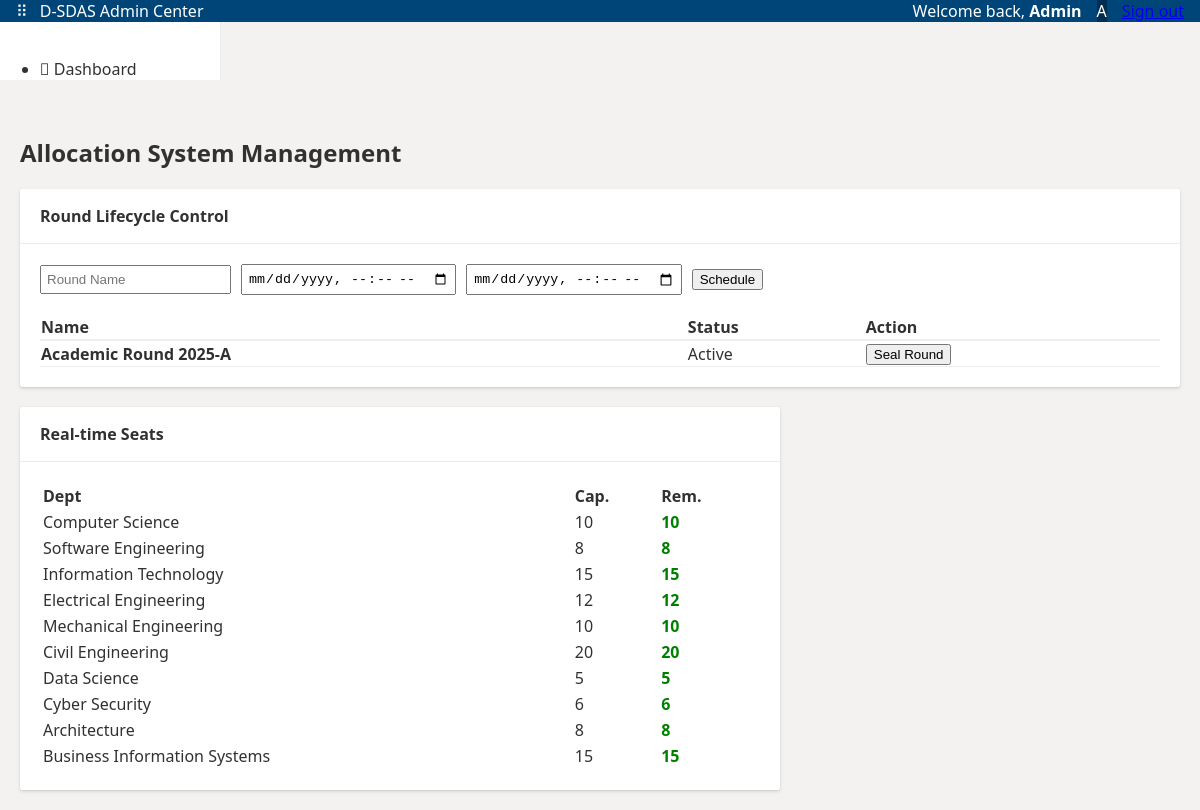
/admin.php (signed in), run on the app's committed database.
### tables this page shows
CREATE TABLE admission_rounds (
    round_id INT AUTO_INCREMENT PRIMARY KEY,
    round_name VARCHAR(50) NOT NULL,  
    start_time DATETIME NOT NULL,
    end_time DATETIME NOT NULL,
    status ENUM('scheduled', 'active', 'sealed', 'completed') DEFAULT 'scheduled'
);

CREATE TABLE prediction_stats (
    stat_id INT AUTO_INCREMENT PRIMARY KEY,
    dept_id INT,
    historical_cutoff_rank INT,  
    implicit_demand_factor DECIMAL(5, 2) DEFAULT 1.0,  
    
    FOREIGN KEY (dept_id) REFERENCES departments(dept_id) ON DELETE CASCADE
);

CREATE TABLE departments (
    dept_id INT AUTO_INCREMENT PRIMARY KEY,
    dept_name VARCHAR(100) NOT NULL UNIQUE,  
    base_capacity INT NOT NULL,  
    current_locked INT DEFAULT 0  
);

### public/admin.php (the view, shortened to what this page needs)
<?php
$db = Database::getInstance()->getConnection();
$rounds = $db->query("SELECT * FROM admission_rounds ORDER BY start_time DESC")->fetchAll();
$summary_query = "
    SELECT d.dept_name, d.base_capacity, d.current_locked, p.historical_cutoff_rank
    FROM departments d
    LEFT JOIN prediction_stats p ON d.dept_id = p.dept_id
";
$summary = $db->query($summary_query)->fetchAll();
?>
<!DOCTYPE html>
<html lang="en">
<head>
    <link rel="stylesheet" href="assets/css/style.css">
</head>
<body class="ms-office-theme">
    <header class="ms-header" style="background-color: #004578;">
        <div class="header-left">
            <span class="ms-icon">⠿</span>
            <span class="app-title">D-SDAS Admin Center</span>
        </div>
        <div class="header-right" style="display:flex; align-items:center; gap:15px;">
            <span class="user-greeting">Welcome back, <strong>Admin</strong></span>
            <div class="user-profile-circle" style="background:#002d50;">A</div>
            <a href="logout.php" class="ms-logout-btn">Sign out</a>
        </div>
    </header>
    <div class="ms-main-container">
        <aside class="ms-sidebar">
            <nav>
                <ul>
                    <li class="active"><i></i> Dashboard</li>
                </ul>
            </nav>
        </aside>
        <main class="ms-content" style="padding: 20px; flex: 1;">
            <section class="content-header">
                <h1>Allocation System Management</h1>
            </section>
            <div class="tile-grid" style="display: grid; grid-template-columns: 2fr 1fr; gap: 20px;">
                <div class="tile large-tile">
                    <div class="tile-header">
                        <h3>Round Lifecycle Control</h3>
                    </div>
                    <div class="tile-body">
                        <form method="POST" style="margin-bottom: 20px; display: flex; gap: 10px; align-items: center;">
                            <input type="text" name="name" placeholder="Round Name" required style="padding:5px;">
                            <input type="datetime-local" name="start" required style="padding:5px;">
                            <input type="datetime-local" name="end" required style="padding:5px;">
                            <button type="submit" class="ms-primary-btn">Schedule</button>
                        </form>
                        <table class="ms-table" style="width: 100%; border-collapse: collapse;">
                            <thead>
                                <tr style="text-align: left; border-bottom: 2px solid #eee;">
                                    <th>Name</th>
                                    <th>Status</th>
                                    <th>Action</th>
                                </tr>
                            </thead>
                            <tbody>
                                <?php foreach ($rounds as $r): ?>
                                <tr style="border-bottom: 1px solid #eee;">
                                    <td><strong><?php echo htmlspecialchars($r['round_name']); ?></strong></td>
                                    <td>
                                        <span class="badge badge-<?php echo $r['status']; ?>">
                                            <?php echo ucfirst($r['status']); ?>
                                        </span>
                                    </td>
                                    <td>
                                        <?php if ($r['status'] === 'scheduled'): ?>
                                            <form method="POST" style="display:inline;">
                                                <input type="hidden" name="action" value="update_status">
                                                <input type="hidden" name="round_id" value="<?php echo $r['round_id']; ?>">
                                                <input type="hidden" name="status" value="active">
                                                <button type="submit" class="ms-secondary-btn">Activate</button>
                                            </form>
                                        <?php elseif ($r['status'] === 'active'): ?>
                                            <form method="POST" style="display:inline;">
                                                <button type="submit" class="ms-secondary-btn">Seal Round</button>
                                            </form>
                                        <?php endif; ?>
                                    </td>
                                </tr>
                                <?php endforeach; ?>
                            </tbody>
                        </table>
                    </div>
                </div>
                <div class="tile">
                    <div class="tile-header">
                        <h3>Real-time Seats</h3>
                    </div>
                    <div class="tile-body">
                        <table class="ms-table" style="width: 100%;">
                            <thead>
                                <tr style="text-align: left; border-bottom: 1px solid #eee;">
                                    <th>Dept</th>
                                    <th>Cap.</th>
                                    <th>Rem.</th>
                                </tr>
                            </thead>
                            <tbody>
                                <?php foreach ($summary as $s): ?>
                                    <?php $rem = $s['base_capacity'] - $s['current_locked']; ?>
                                    <tr>
                                        <td><?php echo $s['dept_name']; ?></td>
                                        <td><?php echo $s['base_capacity']; ?></td>
                                        <td style="color: <?php echo ($rem < 5) ? 'red' : 'green'; ?>; font-weight: bold;">
                                            <?php echo $rem; ?>
                                        </td>
                                    </tr>
                                <?php endforeach; ?>
                            </tbody>
                        </table>
                    </div>
                </div>
            </div>
        </main>
    </div>
</body>
</html>

### public/assets/css/style.css (style rules this page uses)
:root { --ms-blue: #0078d4; --ms-blue-hover: #005a9e; --ms-bg: #f3f2f1; --ms-white: #ffffff; --ms-border: #edebe9; --text-dark: #323130; --text-gray: #605e5c; }
body { margin: 0; font-family: 'Segoe UI', 'Segoe UI Web (West European)', -apple-system, BlinkMacSystemFont, Roboto, sans-serif; background-color: var(--ms-bg); color: var(--text-dark); height: 100vh; display: flex; flex-direction: column; }
.ms-header { height: 48px; background-color: var(--ms-blue); color: white; display: flex; align-items: center; padding: 0 16px; justify-content: space-between; }
.header-left, .header-right { display: flex; align-items: center; gap: 12px; }
.ms-sidebar { width: 220px; background: var(--ms-white); border-right: 1px solid var(--ms-border); padding-top: 20px; }
.ms-content { flex: 1; padding: 32px; overflow-y: auto; }
.tile-grid { display: grid; grid-template-columns: repeat(auto-fill, minmax(300px, 1fr)); gap: 20px; margin-top: 20px; }
.tile { background: var(--ms-white); box-shadow: 0 1.6px 3.6px 0 rgba(0,0,0,0.132), 0 0.3px 0.9px 0 rgba(0,0,0,0.108); border-radius: 2px; display: flex; flex-direction: column; }
.large-tile { grid-column: span 2; }
.tile-header { padding: 16px 20px; border-bottom: 1px solid var(--ms-border); display: flex; justify-content: space-between; align-items: center; }
.tile-header h3 { margin: 0; font-size: 16px; font-weight: 600; }
.tile-body { padding: 20px; }

### data on the page
admission_rounds: round_name "Academic Round 2025-A", status "Active"
prediction_stats: dept.dept_name "Computer Science", dept.base_capacity "10"
prediction_stats: dept.dept_name "Software Engineering", dept.base_capacity "8"
prediction_stats: dept.dept_name "Information Technology", dept.base_capacity "15"
prediction_stats: dept.dept_name "Electrical Engineering", dept.base_capacity "12"
prediction_stats: dept.dept_name "Mechanical Engineering", dept.base_capacity "10"
prediction_stats: dept.dept_name "Civil Engineering", dept.base_capacity "20"
prediction_stats: dept.dept_name "Data Science", dept.base_capacity "5"
prediction_stats: dept.dept_name "Cyber Security", dept.base_capacity "6"
prediction_stats: dept.dept_name "Architecture", dept.base_capacity "8"
prediction_stats: dept.dept_name "Business Information Systems", dept.base_capacity "15"
